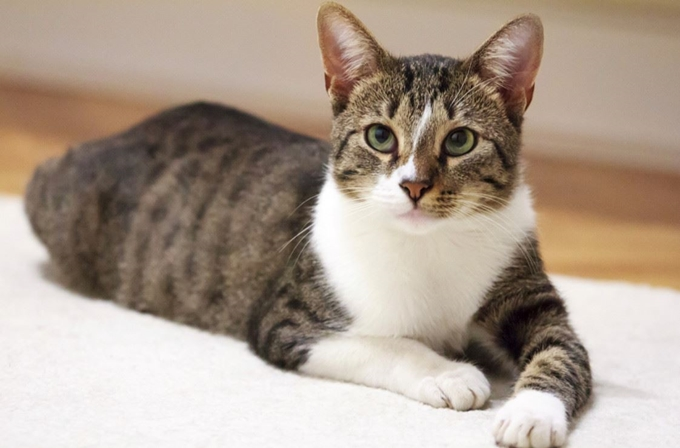
#> input picture spyder_python/07DataAnalysis/image1_680448.jpg, 680 x 448 px, found by its file name
$ jupyter execute Ex0903_1.ipynb
#> lines starting #> are read from the running program, lines starting #| are printed output that depends on the picture
[cell 1]
# Pyplot, cv2를 이용한 이미지 출력

import cv2
import matplotlib.pyplot as plt

# 이미지 read하여 변수에 저장
img1r = cv2.imread('C:/kyj/spyder_python/07DataAnalysis/image1_680448.jpg') # img read
#> img1r is the input picture: shape (448, 680, 3); mean B, G, R 143.6, 157.3, 172.9
img1 = cv2.cvtColor(img1r, cv2.COLOR_BGR2RGB) # Convert color (BGR-> RGB)
img2r = cv2.imread('C:/kyj/spyder_python/07DataAnalysis/image2_550364.jpg')
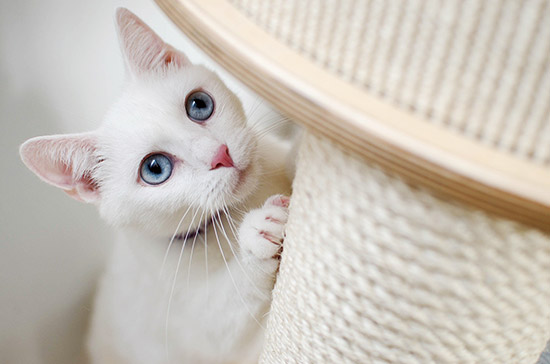
#> input picture spyder_python/07DataAnalysis/image2_550364.jpg, 550 x 364 px, found by its file name
#> img2r is the input picture: shape (364, 550, 3); mean B, G, R 186.7, 195.3, 202.2
img2 = cv2.cvtColor(img2r, cv2.COLOR_BGR2RGB)

# 크기조정
img1s = cv2.resize(img1, dsize=(640,480))
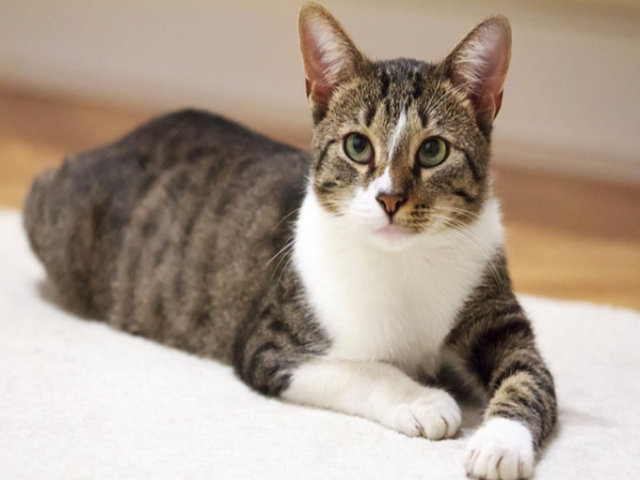
#> img1s: shape (480, 640, 3); mean R, G, B 172.8, 157.2, 143.5
img2s = cv2.resize(img2, dsize=(640,480))
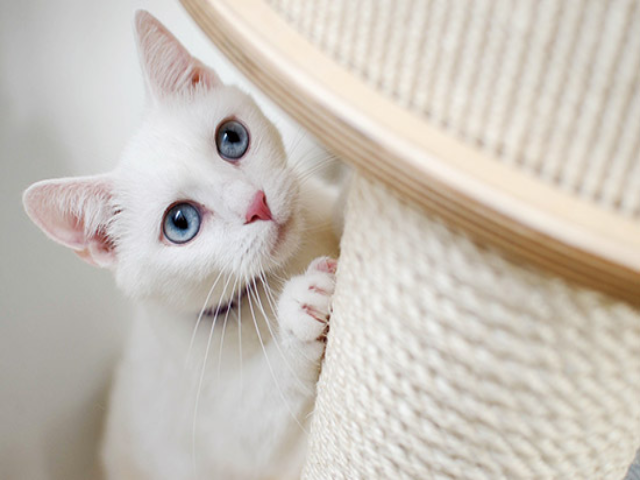
#> img2s: shape (480, 640, 3); mean R, G, B 202.1, 195.2, 186.6

# 두개의 suplot으로 출력
plt.subplot(121)
plt.axis('off') # x/y축 눈금제거 (axis() 축설정)
plt.imshow(img1s) # img 변수를 이용하여 화면 출력

plt.subplot(122)
plt.axis('off')
plt.imshow(img2s)

plt.show()
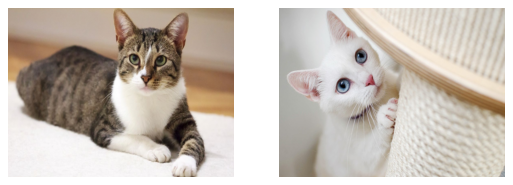
#> figure drawn by matplotlib, 2 panels

[cell 2]
# 이미지에 텍스트 입력 / Img writing (to PC)
font = cv2.FONT_HERSHEY_SIMPLEX
num = 100
numstr = 'Num:%d'% num # formatting
cv2.putText(img1, numstr, (10,40), font, 1.1, (255,0,0), 2) # Text 삽입(image,text,위치,폰트,크기(1:100%),(R,G,B), 굵기)
cv2.putText(img1, 'Cat', (img1.shape[1]-100,img1.shape[0]-30), font, 1.5, (0,0,255), 3) # .shape[0]:height / .shape[1]:width
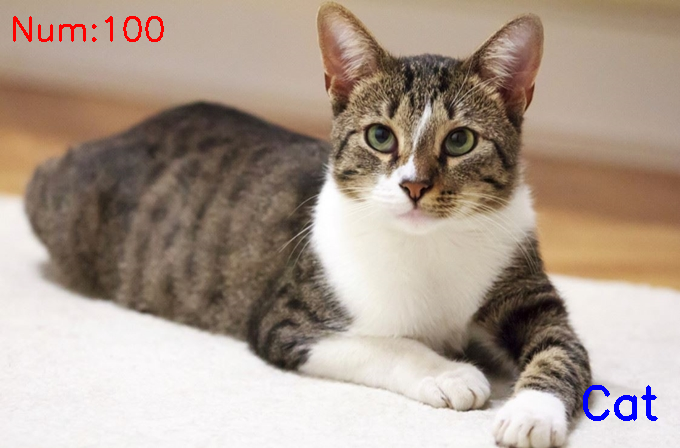
#> img1: shape (448, 680, 3); mean R, G, B 172.5, 156.1, 143.2
plt.axis('off')
plt.imshow(img1)
plt.show()

img1c = cv2.cvtColor(img1, cv2.COLOR_RGB2BGR) # Convert color (RGB-> BGR)
cv2.imwrite('C:/kyj/spyder_python/07DataAnalysis/image1_680448_text.jpg',img1c) #img writing. (경로,img변수)
#> Out = True
